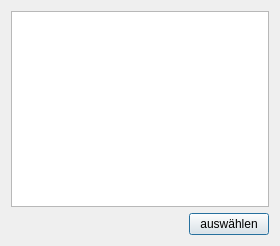
<?xml version="1.0" encoding="UTF-8"?>
<ui version="4.0">
 <class>Select_Rg_Dialog_Ui</class>
 <widget class="QDialog" name="Select_Rg_Dialog_Ui">
  <property name="geometry">
   <rect>
    <x>0</x>
    <y>0</y>
    <width>280</width>
    <height>246</height>
   </rect>
  </property>
  <property name="sizePolicy">
   <sizepolicy hsizetype="Fixed" vsizetype="Fixed">
    <horstretch>0</horstretch>
    <verstretch>0</verstretch>
   </sizepolicy>
  </property>
  <property name="windowTitle">
   <string>TurnFix - Riege auswählen</string>
  </property>
  <property name="windowIcon">
   <iconset resource="../../../../resources/TurnFix.qrc">
    <normaloff>:/appicons/icon.png</normaloff>:/appicons/icon.png</iconset>
  </property>
  <layout class="QGridLayout" name="gridLayout">
   <item row="1" column="0">
    <widget class="QPushButton" name="but_select">
     <property name="sizePolicy">
      <sizepolicy hsizetype="Fixed" vsizetype="Fixed">
       <horstretch>0</horstretch>
       <verstretch>0</verstretch>
      </sizepolicy>
     </property>
     <property name="layoutDirection">
      <enum>Qt::RightToLeft</enum>
     </property>
     <property name="text">
      <string>auswählen</string>
     </property>
    </widget>
   </item>
   <item row="0" column="0">
    <widget class="QListWidget" name="lst_rg">
     <property name="editTriggers">
      <set>QAbstractItemView::NoEditTriggers</set>
     </property>
     <property name="alternatingRowColors">
      <bool>true</bool>
     </property>
     <property name="selectionMode">
      <enum>QAbstractItemView::MultiSelection</enum>
     </property>
     <property name="selectionBehavior">
      <enum>QAbstractItemView::SelectRows</enum>
     </property>
    </widget>
   </item>
  </layout>
 </widget>
 <resources>
  <include location="../../../../resources/TurnFix.qrc"/>
 </resources>
 <connections/>
</ui>
